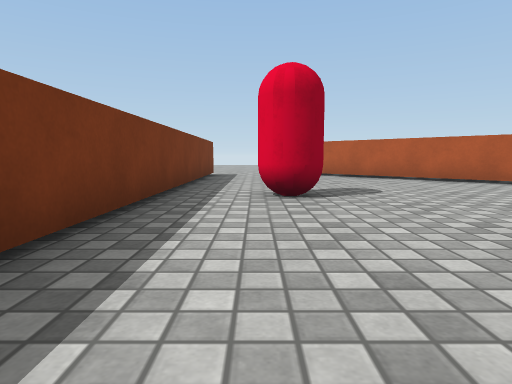
View 1 (above)

24 first-person views from a walk through a 3-D level made in the Unity game engine. The camera is 0.59 m above the floor, tilts 6° down and sees 75° across. The floor is counted in squares, 1 m on a side. Each view is taken from the middle of a square. On the plan, view 1 faces up. The plan holds only what a view shows up to about 9 squares ahead; the rest is blank. The place goes on beyond the plan. The player character is not drawn. Surface patterns are stand-ins for the level's own textures.

View 2
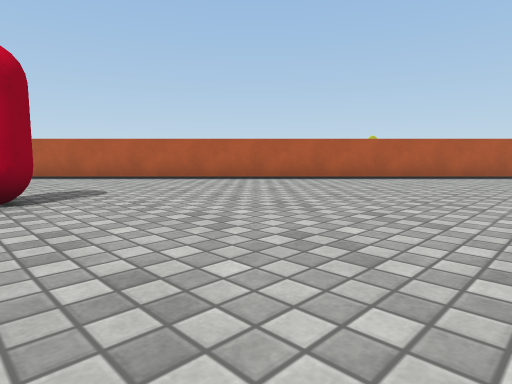

View 3
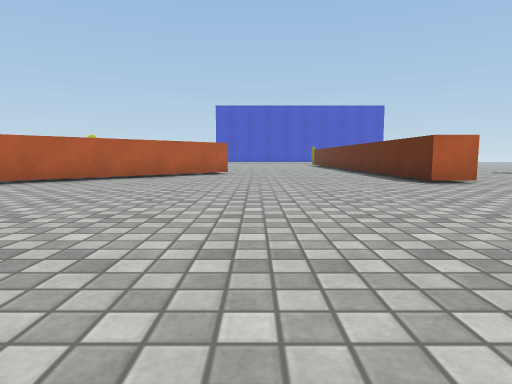

View 4
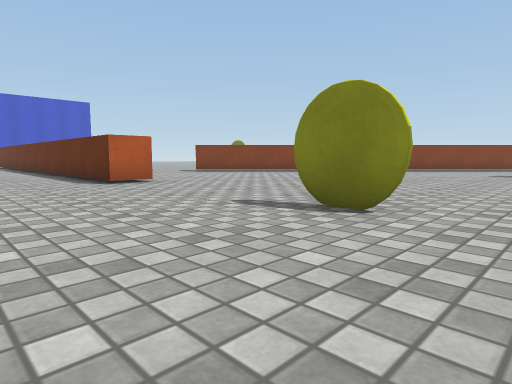

View 5
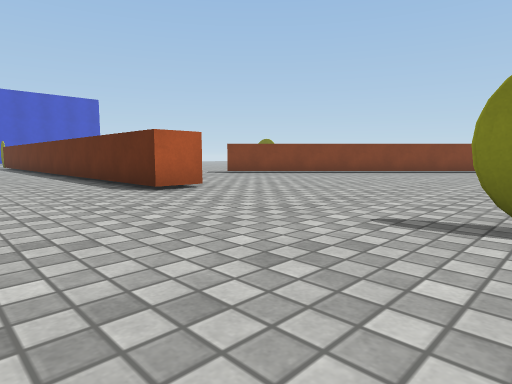

View 6
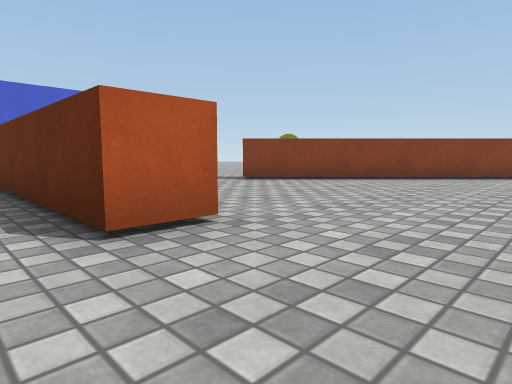

View 7
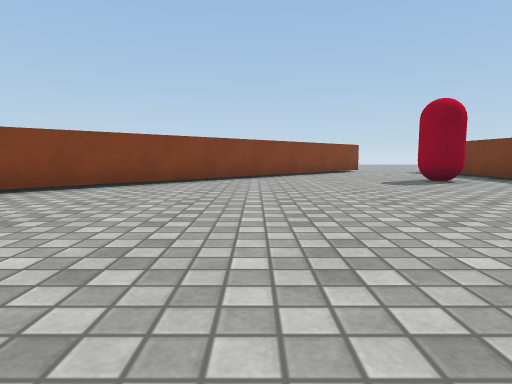

View 8
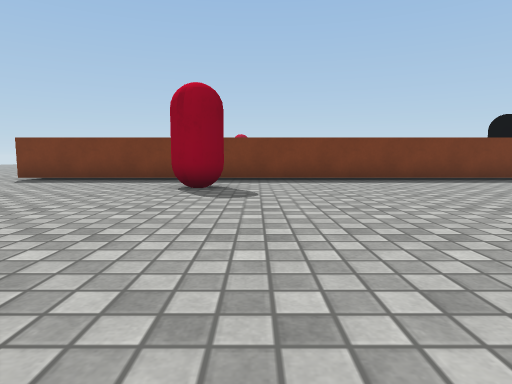

View 9
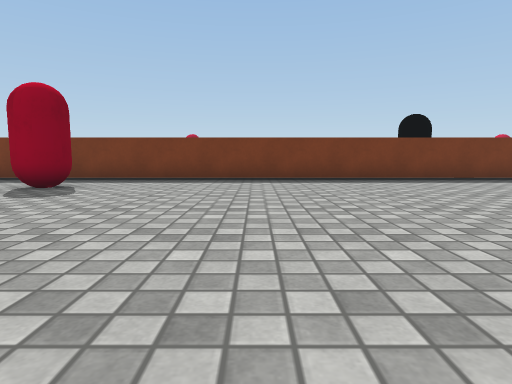

View 10
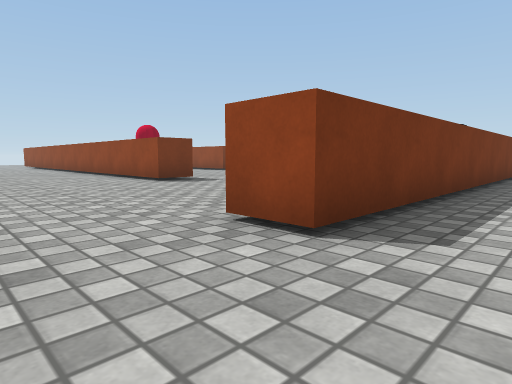

View 11
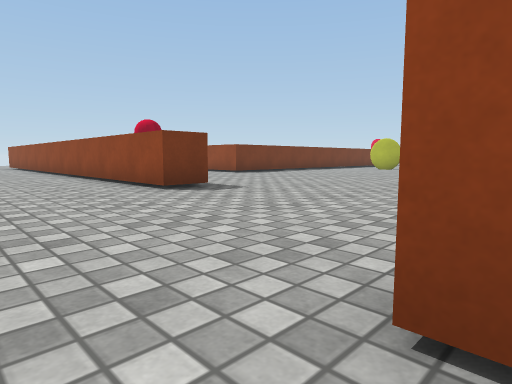

View 12
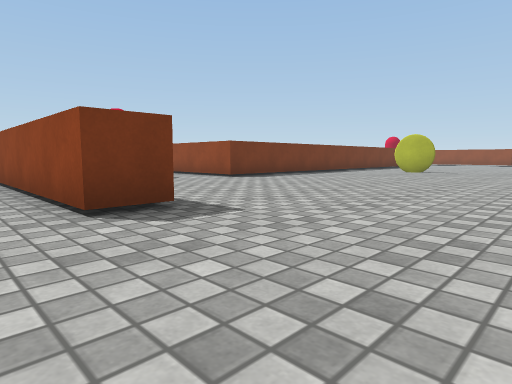

View 13
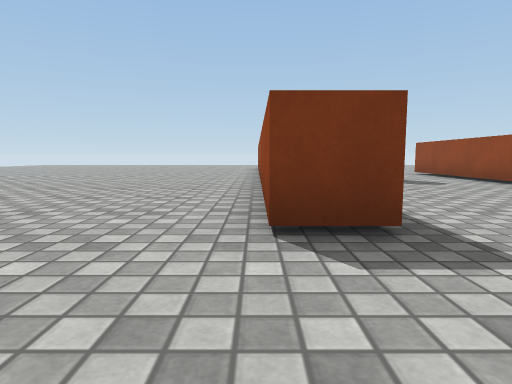

View 14
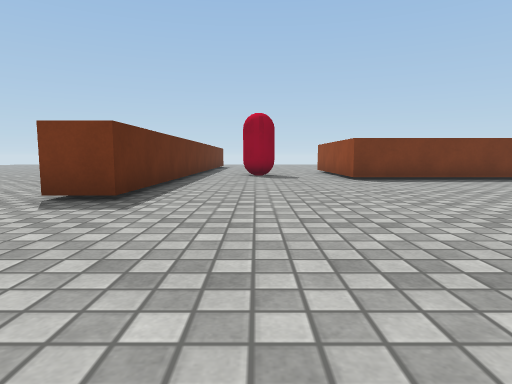

View 15
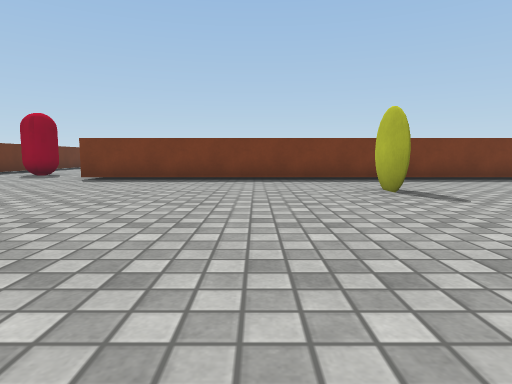

View 16
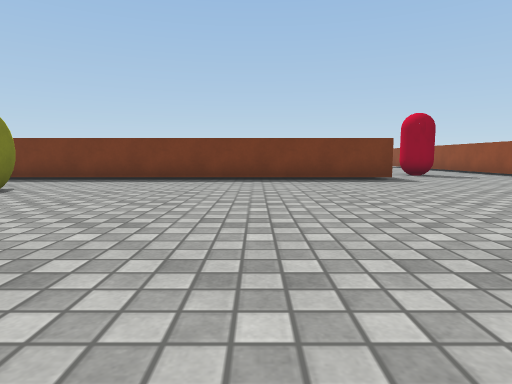

View 17
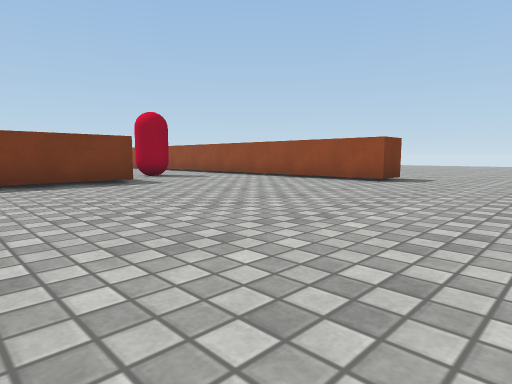

View 18
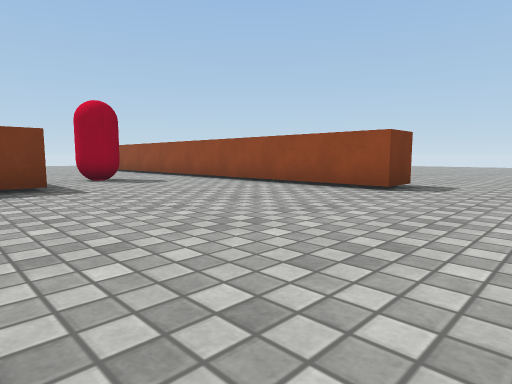

View 19
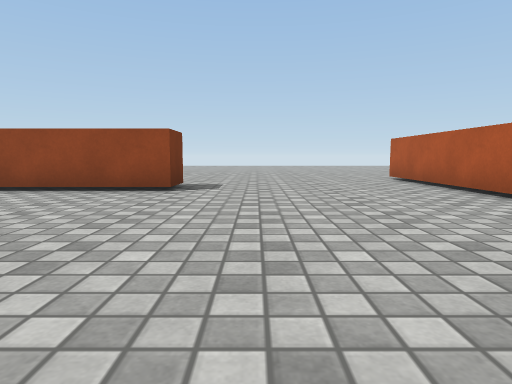

View 20
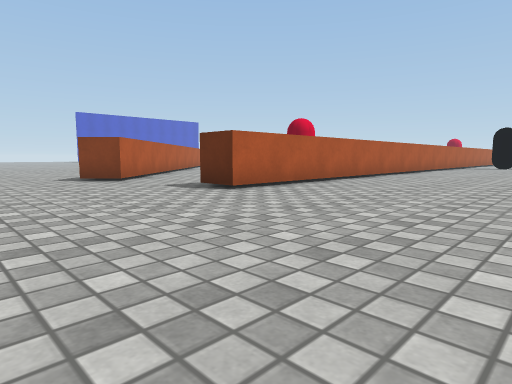

View 21
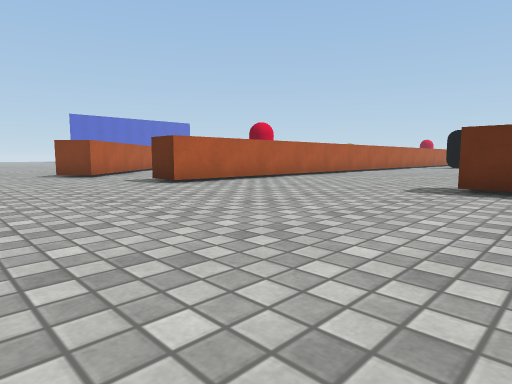

View 22
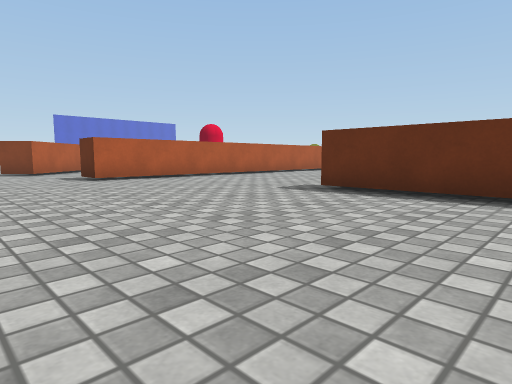

View 23
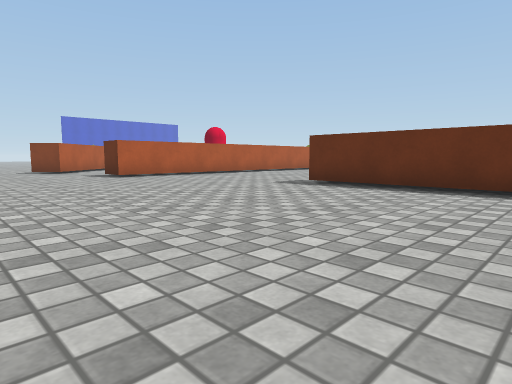

View 24
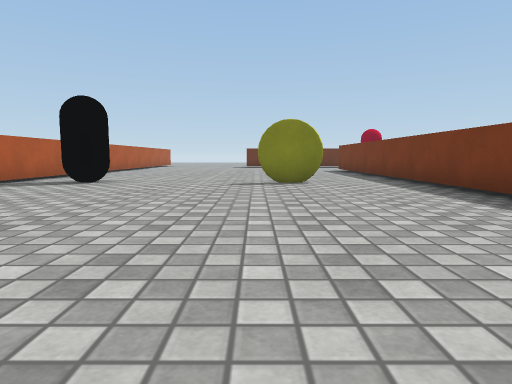

### Floor plan
Points are (right, up) in squares from view 1. A wall is a line through its corners. A room is listed if a view was taken in it or the views show most of it. See-through windows are left out.
Room 1 (views 1, 2, 3, 4, 5, 6, 7, 8, 9)
walls: (1.5, -4.4) (2.8, -4.4); (1.2, -4.5) (1.4, -4.4) (1.9, -4.4); (1.2, -4.5) (1.7, -4.4); (7.4, -5) (7.4, -3.9) (12, -3.9); (-1.4, -3.5) (-1.4, -19); (11.2, 1.5) (1.8, 10.9); (5.4, -15.1) (11.5, -9); (-1.4, 9) (-1.4, 1.8)
ways out: opening at (-0.5, -18.5) to room 2; opening at (0, 10) to room 2
objects: capsule (0, -14) to (1, -14); capsule (0, 5) to (1, 5)
Room 2 (views 10, 11, 12, 13, 14, 15, 16, 17, 18, 19, 20, 21, 22, 23, 24)
walls: (-8.1, -4.7) (-9.3, -4.7); (-8.6, -4.6) (-8, -4.7); (-9, -4.7) (-9.5, -4.7); (-9.4, -4.8) (-8.3, -4.8); (-9.6, -4.7) (-9.1, -4.6); (-2.4, -6.1) (-2.4, -4.2); (-11.6, 3.6) (-11.6, -11.5) (-12.5, -11.5); (-2.4, 6.6) (-2.4, 11) (-1.4, 11); (-12.1, -15.9) (-7.5, -15.9) (-7.5, -16.9) (-12.5, -16.9); (-11.2, 8.8) (-7.5, 8.8) (-7.5, 7.8) (-12.1, 7.8); (-1.4, -19) (-2.5, -19); (1.8, 10.9) (1.1, 11.6) (1.8, 12.3)
ways out: opening at (-0.5, -18.5) to room 1; opening at (0, 10) to room 1; opening at (1.3, 14)
objects: black capsule (-4, -5)

Positions as (right, up) in squares from view 1, and headings:
1: (0, 0), facing up
2: (0, 0), facing up-right
3: (0, 0), facing right
4: (0, -1), facing down-right
5: (2, -1), facing down-right
6: (5, -3), facing down-right
7: (5, -6), facing down
8: (7, -13), facing left
9: (7, -10), facing left
10: (0, -21), facing up-left
11: (-2, -20), facing up-left
12: (-4, -18), facing up-left
13: (-5, -17), facing left
14: (-3, -14), facing left
15: (-3, -7), facing left
16: (-3, 0), facing left
17: (-4, 0), facing up-left
18: (-5, 2), facing up-left
19: (-6, 2), facing up
20: (-7, 15), facing down-right
21: (-9, 15), facing down-right
22: (-11, 14), facing down-right
23: (-12, 15), facing down-right
24: (-8, 3), facing down
